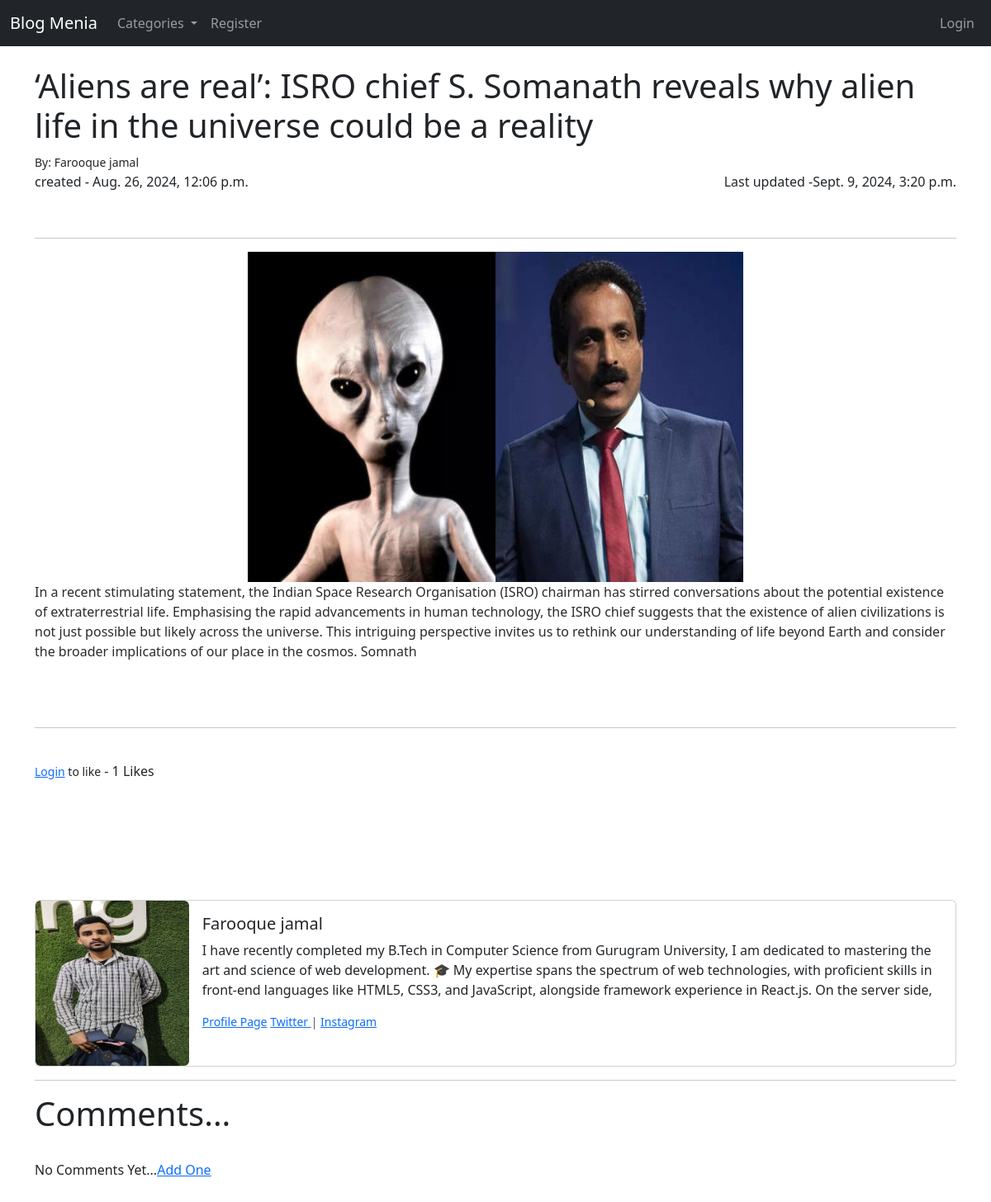
Screenshot of /article/4 with the database file from the repository.
### home/models.py (models this page shows, shortened)
class BlogModel(models.Model):
    title = models.CharField(max_length=1000)
    title_tag = models.CharField(max_length=1000)
    author = models.ForeignKey(User,on_delete=models.CASCADE,default='1')
    content = RichTextField(blank=True,null=True)
    slug = models.SlugField(max_length=1000, null=True, blank=True)
    image = models.ImageField(upload_to='blog',null=True, blank=True)
    created_at = models.DateTimeField(auto_now_add=True)
    updated_at = models.DateTimeField(auto_now=True)
    category = models.CharField(max_length=255,default='coding')
    snippet = models.CharField(max_length=255)
    likes = models.ManyToManyField(User, related_name='blog_posts')
    def total_likes(self):
        return self.likes.count()

class Profile(models.Model):
    user = models.OneToOneField(User,null=True,on_delete=models.CASCADE)
    bio = models.TextField()
    profile_pic = models.ImageField(upload_to='blog/profile/',null=True, blank=True)
    facebook_url = models.CharField(max_length=255,null=True,blank=True)
    instagram_url = models.CharField(max_length=255,null=True,blank=True)
    twitter_url = models.CharField(max_length=255,null=True,blank=True)

### home/views.py (the view)
# urls.py: path('article/<int:pk>',DetailView.as_view(),name='article-detail'),
class DetailView(DetailView):
    model = BlogModel
    template_name = 'article_details.html'
    def get_context_data(self,*args,**kwargs):
        cat_menu = Category.objects.all()
        context = super(DetailView,self).get_context_data(*args,**kwargs)
        stuff = get_object_or_404(BlogModel, id=self.kwargs['pk'])
        total_likes = stuff.total_likes()
        liked = False
        if stuff.likes.filter(id=self.request.user.id).exists():
            liked = True
        context["cat_menu"] = cat_menu
        context["total_likes"] = total_likes
        context['liked'] = liked
        return context

### home/models.py (called while the page is built)
    def __str__(self):
        return self.name

### home/templates/article_details.html (shortened to what this page needs)
{% extends "base.html" %}
{% load static %}
{% block content %}
<h1>{{object.title}} </h1>
<small>By:
{{object.author.first_name}} {{object.author.last_name}}</small>
<div class='d-flex justify-content-between'>
    <p>created - {{object.created_at}}</p>
    <p>Last updated -{{object.updated_at}}</p>
</div>
<br>
<hr>
<center><img src="{{object.image.url}}" style="height:400px; width:600px;"></center>
{{object.content|safe}}
<br><br>
<hr><br>
<form action="{% url "like_post" object.pk %}" method="POST">
{% if user.is_authenticated %}
    {% if liked %}
        <button type='submit' name='post.id', value="{{object.id}}", class="btn btn-danger btn-sm">Unlike</button>
    {% else %}
        <button type='submit' name='post.id', value="{{object.id}}", class="btn btn-primary btn-sm">Like</button>
    {% endif %}
{% else %}
    <small><a href="{% url "login" %}">Login</a> to like</small>
{% endif %}
 - {{total_likes}} Likes
</form>
<br><br>
<br><br><br><br>
<div class="card mb-3">
    <div class="row g-0">
      <div class="col-md-2">
        {% if object.author.profile.profile_pic %}
        <img src="{{object.author.profile.profile_pic.url}}" class="img-fluid rounded" style="width: 200px; height: 200px;">
        {% else %}
        <img src="{% static 'avatar.png' %}" class="img-fluid rounded" >
        {% endif %}
      </div>
      <div class="col-md-10">
        <div class="card-body">
          <h5 class="card-title">{{object.author.first_name}} {{object.author.last_name}}</h5>
          <p class="card-text">{{object.author.profile.bio}}</p>
          <p class="small text-muted">
            <a href="{% url 'show_profile_page' object.author.profile.id %}">Profile Page</a>
            {% if object.author.profile.twitter_url %}
            <a href="{{object.author.profile.twitter_url}}">Twitter </a> |
            {% endif %}
            {% if object.author.profile.instagram_url %}
            <a href="{{object.author.profile.instagram_url}}">Instagram </a>
            {% endif %}
        </p>
        </div>
      </div>
    </div>
  </div>
  <hr>
<h1>Comments...</h1>
<br>
{% if not object.comments.all %}
  No Comments Yet...<a href="{% url "add_comment" object.pk %}">Add One</a>
{% endif %}
<br>
<br><br>
{% endblock %}

### rows the page displays
BlogModel: title "‘Aliens are real’: ISRO chief S. Somanath reveals why alien life in the universe could be a reality", author.first_name "Farooque", author.last_name "jamal", created_at "Aug. 26, 2024, 12:06 p.m.", updated_at "Sept. 9, 2024, 3:20 p.m.", image (picture), content "I n a recent stimulating statement, the Indian Space Research Organisation (ISRO) chairman has stirred conversations about the potential existence of extraterrestrial life. Emphasising the rapid advancements in human technology, the ISRO chief suggests that the existence of alien civilizations is not just possible but likely across the universe. This intriguing perspective invites us to rethink our understanding of life beyond Earth and consider the broader implications of our place in the cosmos. Somnath", author.profile.profile_pic (picture), author.profile.bio "I have recently completed my B.Tech in Computer Science from Gurugram University, I am dedicated to mastering the art and science of web development. 🎓 My expertise spans the spectrum of web technologies, with proficient skills in front-end languages like HTML5, CSS3, and JavaScript, alongside framework experience in React.js. On the server side,"

### other values shown
{{ total_likes }} "1"
